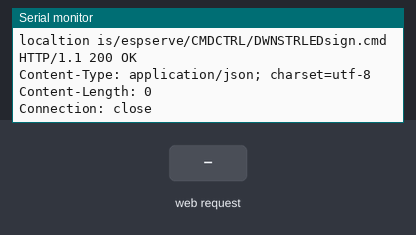
Simulated run of this sketch. Board: ESP8266 (NodeMCU). Shown: the last lines printed to the serial monitor. Inputs (shaded band) come from the test bench. WiFi joins after 1.5 s; servers stay silent unless stated; uploads are accepted with an empty reply; not simulated (calls return 0 or success): passwords.h.

Above: at 20.7 s.
20.8 s: HTTP request GET /espserve/CMDCTRL/DWNSTRLEDsign.cmd received
At 21.7 s:
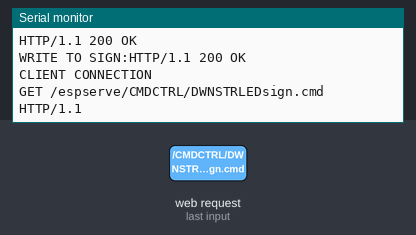
22.4 s: HTTP request GET /RESTART received
At 22.73 s:
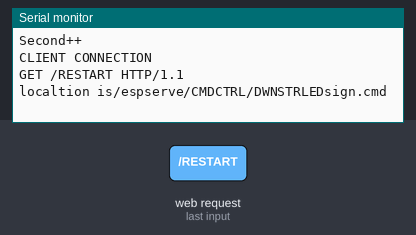
23.9 s: HTTP request GET /RESUME received
At 24.3 s:
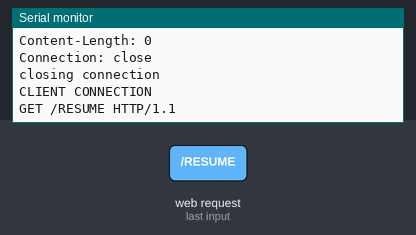

Measured:
- after the input at 20.8 s, the serial monitor: prints a new line after 0.14 s (image 1)
- after the input at 22.4 s, the serial monitor: prints a new line at once (image 2)
- after the input at 23.9 s, the serial monitor: prints a new line at once (image 3)

The sketch:

LEDSIGN.ino
```cpp
#include <ESP8266WiFi.h>
#include <SoftwareSerial.h>

//WIFI ssid and password in include file
#include <passwords.h>

char* CMDCTRLaddr;
char* CMDCTRLhost;

String SIGNcontent;


SoftwareSerial swSer(D3, D2, false, 256);  //D2 WHITE TX, D3 GREY RX


//init WiFi propoerties
WiFiClient client;
WiFiServer server(80);

//timer
int MCLKmsec, MCLKsec, MCLKminutes, MCLKhours;
int TMRmsec, TMRsec, TMRminutes, TMRhours;

int defaultDELAY;
bool waitDELAY;
bool secondFLAG;
bool forceUpdate;
int currentDELAY;
int CMDCTRLposition;

bool overrideFLAG;


//connect to wifi
void startWIFI() {
  Serial.println();
  Serial.println();
  Serial.print("Connecting to ");
  Serial.println(ssid);

  //connect to network using cons credentials
  WiFi.begin(ssid, password);

  while (WiFi.status() != WL_CONNECTED) { //wait for connection
    delay(500);
    Serial.print(".");
  }
  Serial.println("");
  Serial.println("WiFi connected");

  // Start the server
  server.begin();
  Serial.println("Server started");

  // Print the IP address
  Serial.print("Use this URL to connect: ");
  Serial.print("http://");
  Serial.print(WiFi.localIP());
  Serial.println("/");

}


String SIGNCOLOR(char color) {
  String S = "";
  switch (color) {
    case 'R':
      S = "COLOR 1 1";
      break;
    case 'G':
      S = "COLOR 1 2";
      break;
    case 'Y':
      S = "COLOR 1 3";
      break;
    default: //anything else just set to RED
      S = "COLOR 1 1";
      break;
  }
  return S;
}

void SCROLLSIGN(String text, char color, int timedly) {

  Serial.println("SIGN SCROLLING"+text);
  swSer.println("ADDR 000");  //SET ADDRESS TO SIGN
  swSer.println("HALT");  //STOP ANYTHING ELSE GOING ON
  swSer.println("FORMAT 1 5");  //ENSURE ITS IN LABEL MODE
  swSer.println(SIGNCOLOR(color)); //SET COLOR
  text=text+"          ";

  while (text.length()>0 && text.length()>9){
    swSer.println("LABEL 1 " + text.substring(0,12)); //SEND TEXT
    swSer.println("STEP 1");  //SET SIGN TO TEXT
    text=text.substring(1);
    Serial.println(text);
    delay(500);
  }
}


void WRITESIGN(String text, char color) {
  //  Serial.println("ADDR 000");  //SET ADDRESS TO SIGN
  //  Serial.println("HALT");  //STOP ANYTHING ELSE GOING ON
  //  Serial.println("LABEL 1 " + text); //SEND TEXT
  //  Serial.println("FORMAT 1 5");  //ENSURE ITS IN LABEL MODE
  //  Serial.println(SIGNCOLOR(color)); //SET COLOR
  //  Serial.println("STEP 1");  //SET SIGN TO TEXT
  Serial.println("WRITE TO SIGN:" + text);
//  if(text.length()>14){
//    Serial.println("TOO LONG, SCROLLING");
//    SCROLLSIGN(text,color,200);
//    return;
//  }


  swSer.println("ADDR 000");  //SET ADDRESS TO SIGN
  swSer.println("HALT");  //STOP ANYTHING ELSE GOING ON
  swSer.println("LABEL 1 " + text); //SEND TEXT
  swSer.println("FORMAT 1 5");  //ENSURE ITS IN LABEL MODE
  swSer.println(SIGNCOLOR(color)); //SET COLOR
  swSer.println("STEP 1");  //SET SIGN TO TEXT

}

void CLEARSIGN() {
  //  Serial.println("ADDR 000");  //SET ADDRESS TO SIGN
  //  Serial.println("HALT");  //STOP ANYTHING ELSE GOING ON
  //  Serial.println("LABEL 0 "); //SEND TEXT
  //  Serial.println("FORMAT 0 5");  //ENSURE ITS IN LABEL MODE
  //  Serial.println("STEP 0");  //SET SIGN TO TEXT
  Serial.println("CLEAR SIGN");

  swSer.println("ADDR 000");  //SET ADDRESS TO SIGN
  swSer.println("HALT");  //STOP ANYTHING ELSE GOING ON
  swSer.println("LABEL 0 "); //SEND TEXT
  swSer.println("FORMAT 0 5");  //ENSURE ITS IN LABEL MODE
  swSer.println("STEP 0");  //SET SIGN TO TEXT

}


void initLEDSIGN() {
  CLEARSIGN();
  delay(1000);
  WRITESIGN("Internet", 'R');
  delay(2000);
  WRITESIGN("of", 'G');
  delay(2000);
  for (int i = 0; i < 10; i++) {
    WRITESIGN("SHIT", 'Y');
    delay(300);
    CLEARSIGN();
    delay(150);
  }
  for (int i = 0; i < 5; i++) {
    WRITESIGN(WiFi.localIP().toString(), 'R');
    delay(500);
    CLEARSIGN();
    delay(200);
  }
  WRITESIGN(WiFi.localIP().toString(), 'G');
  delay(2000);

}


void getCMDCTRL(char* url) {
  Serial.println("localtion is" + String(CMDCTRLaddr));
  char* host = CMDCTRLhost;


  const int httpPort = 80;
  if (!client.connect(host, httpPort)) {
    Serial.println("connection failed");
    return;
  }

  // This will send the request to the server
  client.print(String("GET ") + url + " HTTP/1.1\r\n" +
               "Host: " + host + "\r\n" +
               "Connection: close\r\n\r\n");
  unsigned long timeout = millis();
  while (client.available() == 0) {
    if (millis() - timeout > 5000) {
      Serial.println(">>> Client Timeout !");
      client.stop();
      return;
    }
  }

  SIGNcontent = "";

  // Read all the lines of the reply from server and print them to Serial
  while (client.available()) {
    //    Serial.print("asciR");
    String line = client.readStringUntil('\r');
    Serial.print(line);
    SIGNcontent += line;
  }

  Serial.println();
  Serial.println("closing connection");


}

void MCLKreset() {
  MCLKmsec = 0;
  MCLKsec = 0;
  MCLKminutes = 0;
  MCLKhours = 0;
}

void TMRreset() {
  TMRmsec = 0;
  TMRsec = 0;
  TMRminutes = 0;
  TMRhours = 0;
}

void ticker() {
  //  Serial.println("delay length");
  //  delay(incr);
  MCLKmsec += 100;
  TMRmsec += 100;
  //  Serial.println("TICK" + TMRmsec)

  if (MCLKmsec > 1000) {
    MCLKmsec = 0;
    MCLKsec++;
    secondFLAG=false;
    Serial.println("Second++");
  }
  if (MCLKsec > 60) {
    MCLKsec = 0;
    MCLKminutes++;
  }
  if (MCLKminutes > 60) {
    MCLKminutes = 0;
    MCLKhours++;
  }


}


void runSIGNtxt(String cmds) {

  if (waitDELAY && TMRmsec < currentDELAY)
    return;

  if (cmds.length() < 1)
    return;

  if(cmds.indexOf("~")>CMDCTRLposition||cmds.length()<CMDCTRLposition)
    CMDCTRLposition=(cmds.indexOf("~")+2);

  Serial.println(String(TMRsec) + " of " + String(currentDELAY));
  TMRmsec = 0;
  Serial.println("INCOMMANDS:" + String(CMDCTRLposition));
  Serial.println(cmds.length());

  int dl = cmds.indexOf('\n', CMDCTRLposition);

  Serial.println("to DL:" + String(dl));
  String t="";
  if(dl==-1){
    t = cmds.substring(CMDCTRLposition);
    forceUpdate=true;
  }
  else
    t = cmds.substring(CMDCTRLposition, dl);
  //WE NOW HAVE THE INDIVIDUAL LINE,CHECK FOR CONTROL CODE
  Serial.println(t);

  if(t[0]=='['){
    Serial.println("COMMANDS PASSED");
    char color=t[1];
    currentDELAY = (t.substring(2,t.indexOf(']'))).toInt();
    String toWrite = t.substring((t.indexOf(']')+1));
    WRITESIGN(toWrite, color);
    Serial.println(color);
    Serial.println(currentDELAY);
  }
  else{
    WRITESIGN(t, 'R');
    currentDELAY = defaultDELAY;
  }


  CMDCTRLposition = dl+1;
  waitDELAY = true;
//  secondFLAG= true;
  return;


//IF THIS IS REACHED, HAVE RUN OUT OF DATA, LOOP BACK
//CMDCTRLposition = 0;


}

void setup() {
  pinMode(D2, OUTPUT);
  pinMode(D3, INPUT);
  Serial.begin(57600);
  swSer.begin(9600);

  startWIFI();//Connect to WIFI network and start server
  initLEDSIGN();
  CMDCTRLhost = "192.168.0.31";
  CMDCTRLaddr = "/espserve/CMDCTRL/DWNSTRLEDsign.cmd";
  SIGNcontent = "";
  defaultDELAY = 3000;
  waitDELAY = true;

  MCLKmsec = 0;
  MCLKsec = 0;
  MCLKminutes = 0;
  MCLKhours = 0;

  TMRmsec = 0;
  TMRsec = 0;
  TMRminutes = 0;
  TMRhours = 0;
//  SCROLLSIGN("A Really long message to TEST SCROLLING is going here, this is the end",'G',200);
  Serial.println("INIT COMPLETED");
  delay(3000);
//  getCMDCTRL(CMDCTRLaddr);

  //  for (char ch = ' '; ch <= 'z'; ch++) {
  //    swSer.write(ch);
  //  }


}


void loop() {
  //  Serial.println("LOOP");
  delay(100);
  ticker();
  //if wifi connection has been lost, try to reconnect
  if (WiFi.status() != WL_CONNECTED) {
    delay(1);
    startWIFI();
    return;
  }


  if (forceUpdate||(MCLKsec % 45 == 0 && secondFLAG==false)){
    getCMDCTRL(CMDCTRLaddr);
    secondFLAG=true;
    forceUpdate=false;
  }

  if(overrideFLAG==false)
    runSIGNtxt(SIGNcontent);
  else if(MCLKminutes>30)
    overrideFLAG=true;

    // Check if a client has connected
  WiFiClient client = server.available();
  if (!client) {
    return; //no one connected exit loop
  }
  Serial.println("CLIENT CONNECTION");

  String request = client.readStringUntil('\r');
  Serial.println(request); //serial debug output
  client.flush(); //trash data

  if (request.indexOf("TXT=") != -1) {
    String t = request.substring((request.indexOf("TXT=") + 4));
    Serial.println("Please display"+t);
    WRITESIGN(t,'R');
    TMRreset();
    MCLKreset();
    overrideFLAG=true;
  }


  else if (request.indexOf("RESTART") != -1) {
    MCLKreset();
    TMRreset();
    overrideFLAG=false;
    CMDCTRLposition=0;
    runSIGNtxt(SIGNcontent);
  }
  else if (request.indexOf("RESUME") != -1) {
    overrideFLAG=false;
    runSIGNtxt(SIGNcontent);
  }


//  while (swSer.available() > 0) {
//    Serial.write(swSer.read());
//  }
//  while (Serial.available() > 0) {
//    swSer.write(Serial.read());
//  }

}
```
